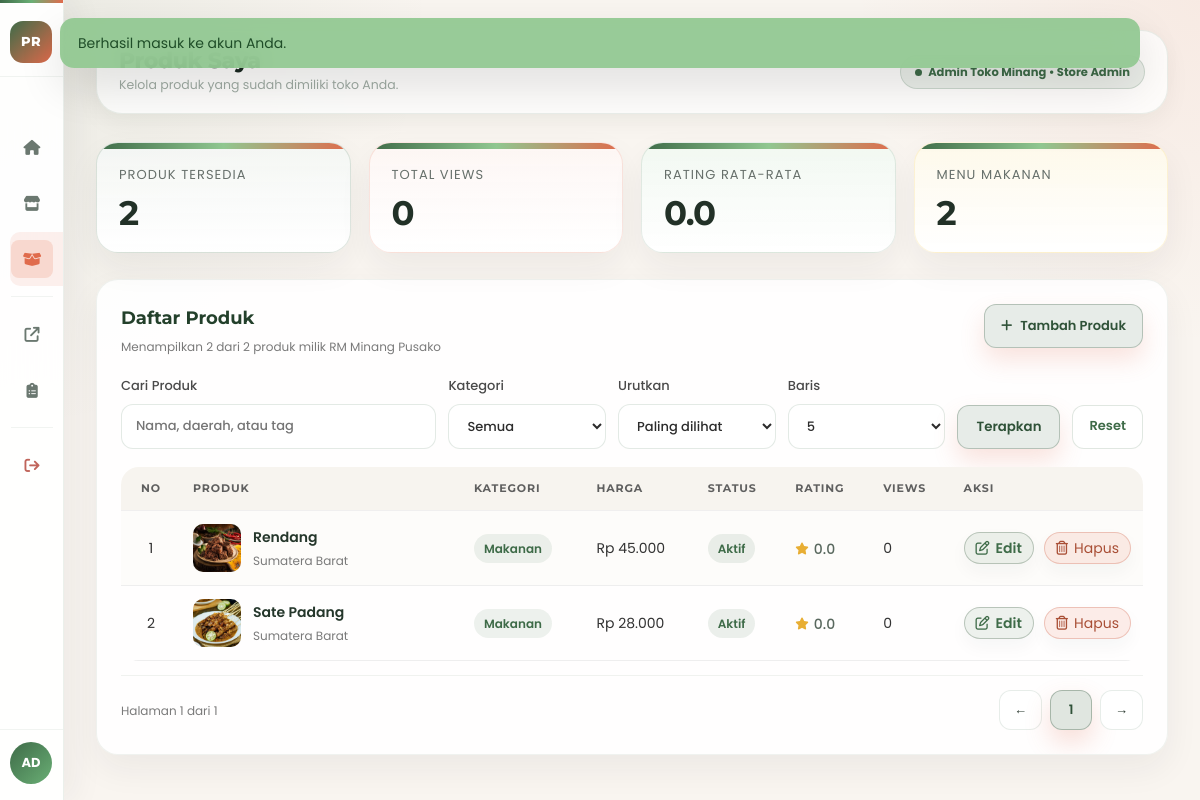
Screenshot of /store-products.php (signed in) with the database file from the repository.
### tables this page shows
CREATE TABLE IF NOT EXISTS users (
  id INT AUTO_INCREMENT PRIMARY KEY,
  name VARCHAR(120) NOT NULL,
  email VARCHAR(190) NOT NULL UNIQUE,
  password_hash VARCHAR(255) NOT NULL,
  profile_image VARCHAR(255) NULL,
  google_id VARCHAR(255) NULL,
  picture TEXT NULL,
  auth_provider ENUM('local','google') NOT NULL DEFAULT 'local',
  email_verified TINYINT(1) NOT NULL DEFAULT 0,
  email_verify_token VARCHAR(255) NULL,
  email_verify_expires DATETIME NULL,
  reset_token VARCHAR(255) NULL,
  reset_expires DATETIME NULL,
  role ENUM('user', 'store_admin', 'super_admin') NOT NULL DEFAULT 'user',
  store_id INT NULL,
  is_active TINYINT(1) NOT NULL DEFAULT 1,
  created_at DATETIME NOT NULL,
  updated_at DATETIME NOT NULL,
  CONSTRAINT fk_users_store FOREIGN KEY (store_id) REFERENCES stores(id) ON DELETE SET NULL
);

CREATE TABLE IF NOT EXISTS products (
  id INT AUTO_INCREMENT PRIMARY KEY,
  store_id INT NOT NULL,
  name VARCHAR(120) NOT NULL,
  slug VARCHAR(140) NOT NULL UNIQUE,
  type ENUM('Makanan', 'Minuman') NOT NULL,
  region VARCHAR(120) NOT NULL,
  short_description TEXT NOT NULL,
  long_description TEXT NOT NULL,
  price_display VARCHAR(40) NOT NULL,
  rating DECIMAL(2,1) NOT NULL DEFAULT 0.0,
  review_count INT NOT NULL DEFAULT 0,
  tag_label VARCHAR(60) NOT NULL,
  image_path VARCHAR(255) NOT NULL,
  base_rating_total DECIMAL(10,2) NOT NULL DEFAULT 0,
  base_review_count INT NOT NULL DEFAULT 0,
  is_featured TINYINT(1) NOT NULL DEFAULT 0,
  is_active TINYINT(1) NOT NULL DEFAULT 1,
  created_at DATETIME NOT NULL,
  updated_at DATETIME NOT NULL,
  CONSTRAINT fk_products_store FOREIGN KEY (store_id) REFERENCES stores(id) ON DELETE CASCADE
);

CREATE TABLE IF NOT EXISTS stores (
  id INT AUTO_INCREMENT PRIMARY KEY,
  name VARCHAR(120) NOT NULL,
  slug VARCHAR(140) NOT NULL UNIQUE,
  region VARCHAR(120) NOT NULL,
  address TEXT NOT NULL,
  whatsapp VARCHAR(30) NOT NULL,
  instagram VARCHAR(120) NOT NULL,
  description TEXT NOT NULL,
  operating_hours VARCHAR(500) NOT NULL DEFAULT 'Setiap hari, 08.00 - 21.00 WIB',
  cover_image VARCHAR(255) NOT NULL,
  is_open TINYINT(1) NOT NULL DEFAULT 1,
  is_active TINYINT(1) NOT NULL DEFAULT 1,
  created_at DATETIME NOT NULL,
  updated_at DATETIME NOT NULL
);

### config/database.php (called while the page is built, shortened)
<?php
function db(): PDO
{
    static $pdo = null;
    if ($pdo instanceof PDO) {
        return $pdo;
    }
    $host = '127.0.0.1';
    $port = 3306;
    $database = 'pusakarasa';
    $username = 'root';
    $password = '';
    $dsn = sprintf('mysql:host=%s;port=%d;dbname=%s;charset=utf8mb4', $host, $port, $database);
    $pdo = new PDO($dsn, $username, $password, [
        PDO::ATTR_ERRMODE => PDO::ERRMODE_EXCEPTION,
        PDO::ATTR_DEFAULT_FETCH_MODE => PDO::FETCH_ASSOC,
    ]);
    return $pdo;
}

### store-products.php (the view, shortened to what this page needs)
<?php
require_once __DIR__ . '/includes/bootstrap.php';
require_once __DIR__ . '/includes/store-sidebar.php';
require_role(ROLE_STORE_ADMIN);
$user = current_user();
$storeId = (int) ($user['store_id'] ?? 0);
$storeStmt = db()->prepare('SELECT * FROM stores WHERE id = :id LIMIT 1');
$storeStmt->execute(['id' => $storeId]);
$store = $storeStmt->fetch();
$listingQuery = $_GET;
unset($listingQuery['edit']);
$products = find_store_products($storeId);
$activeProducts = array_values(array_filter($products, static fn (array $product): bool => (int) ($product['is_active'] ?? 0) === 1));
$totalViews = array_sum(array_map(static fn (array $product): int => (int) ($product['total_views'] ?? 0), $activeProducts));
$ratedProducts = array_values(array_filter($activeProducts, static fn (array $product): bool => (float) ($product['rating'] ?? 0) > 0));
$averageRating = $ratedProducts
    ? array_sum(array_map(static fn (array $product): float => (float) $product['rating'], $ratedProducts)) / count($ratedProducts)
    : 0.0;
$foodCount = count(array_filter($activeProducts, static fn (array $product): bool => ($product['type'] ?? '') === 'Makanan'));
$productSearch = trim($_GET['product_search'] ?? '');
$productType = trim($_GET['product_type'] ?? '');
$productSort = trim($_GET['product_sort'] ?? 'views_desc');
$productPage = max(1, (int) ($_GET['product_page'] ?? 1));
$productPerPage = max(1, (int) ($_GET['product_per_page'] ?? 5));
$filteredProducts = array_values(array_filter($products, static function (array $product) use ($productSearch, $productType): bool {
    if ($productType !== '' && ($product['type'] ?? '') !== $productType) {
        return false;
    }
    if ($productSearch === '') {
        return true;
    }
    $haystack = strtolower(($product['name'] ?? '') . ' ' . ($product['region'] ?? '') . ' ' . ($product['tag_label'] ?? ''));
    return strpos($haystack, strtolower($productSearch)) !== false;
}));
usort($filteredProducts, static function (array $a, array $b) use ($productSort): int {
    return match ($productSort) {
        'name_asc' => strcmp((string) $a['name'], (string) $b['name']),
        'latest' => strcmp((string) $b['created_at'], (string) $a['created_at']),
        default => (int) $b['total_views'] <=> (int) $a['total_views'],
    };
});
$productsPage = paginate_array($filteredProducts, $productPage, $productPerPage);
render_layout('Produk Saya', function (?array $currentUser = null) use (
    $user,
    $store,
    $activeProducts,
    $totalViews,
    $averageRating,
    $foodCount,
    $productsPage,
    $editingProduct,
    $productSearch,
    $productType,
    $productSort,
    $productPerPage,
    $listingQuery,
    $listingUrl
): void {
    ?>
    <div class="shell">
      <?php render_store_sidebar($user, $store, 'products'); ?>
      <main class="main">
        <div class="topbar">
          <div>
            <div class="topbar-heading">Produk Saya</div>
            <div class="topbar-sub">Kelola produk yang sudah dimiliki toko Anda.</div>
          </div>
          <div class="pill-role"><?= e($user['name']) ?> &bull; Store Admin</div>
        </div>
        <section class="stats-grid store-product-stats" aria-label="Ringkasan produk toko">
          <article class="stat-box">
            <p>Produk Tersedia</p>
            <h3><?= e((string) count($activeProducts)) ?></h3>
          </article>
          <article class="stat-box">
            <p>Total Views</p>
            <h3><?= e(number_short($totalViews)) ?></h3>
          </article>
          <article class="stat-box">
            <p>Rating Rata-rata</p>
            <h3><?= e(number_format($averageRating, 1)) ?></h3>
          </article>
          <article class="stat-box">
            <p>Menu Makanan</p>
            <h3><?= e((string) $foodCount) ?></h3>
          </article>
        </section>
        <section class="management-layout" aria-label="Manajemen produk toko">
          <article class="table-card management-table-card store-product-table-card">
            <div class="table-card-head">
              <div>
                <h3>Daftar Produk</h3>
                <div class="table-meta">Menampilkan <?= e((string) count($productsPage['items'])) ?> dari <?= e((string) $productsPage['total']) ?> produk milik <?= e($store['name']) ?></div>
              </div>
              <a class="action-button-link" href="<?= e(base_path('store-add-product.php')) ?>">
                <i class="fa-solid fa-plus" aria-hidden="true"></i>
                Tambah Produk
              </a>
            </div>
            <form class="form-panel management-filters store-product-filters" method="get">
              <label>Cari Produk
                <input type="search" name="product_search" value="<?= e($productSearch) ?>" placeholder="Nama, daerah, atau tag" />
              </label>
              <label>Kategori
                <select name="product_type">
                  <option value="">Semua</option>
                </select>
              </label>
              <label>Urutkan
                <select name="product_sort">
                  <option value="views_desc" <?= $productSort === 'views_desc' ? 'selected' : '' ?>>Paling dilihat</option>
                </select>
              </label>
              <label>Baris
                <select name="product_per_page">
                  <?php foreach ([5, 10, 20] as $amount): ?>
                    <option value="<?= e((string) $amount) ?>" <?= $productPerPage === $amount ? 'selected' : '' ?>><?= e((string) $amount) ?></option>
                  <?php endforeach; ?>
                </select>
              </label>
              <button type="submit">Terapkan</button>
              <a class="filter-reset" href="<?= e(base_path('store-products.php')) ?>">Reset</a>
            </form>
            <div class="table-scroll">
              <table class="data-table store-product-table">
                <thead>
                  <tr>
                    <th>No</th>
                    <th>Produk</th>
                    <th>Kategori</th>
                    <th>Harga</th>
                    <th>Status</th>
                    <th>Rating</th>
                    <th>Views</th>
                    <th>Aksi</th>
                  </tr>
                </thead>
                <tbody>
                  <?php foreach ($productsPage['items'] as $index => $product): ?>
                    <tr>
                      <td><?= e((string) ($productsPage['offset'] + $index + 1)) ?></td>
                      <td>
                        <div class="store-product-cell">
                          <img src="<?= e(base_path($product['image_path'])) ?>" alt="" />
                          <div>
                            <strong><?= e($product['name']) ?></strong>
                            <span><?= e($product['region']) ?></span>
                          </div>
                        </div>
                      </td>
                      <td><span class="store-product-category"><?= e($product['type']) ?></span></td>
                      <td><?= e(rupiah($product['price_display'])) ?></td>
                      <td><span class="store-status-badge <?= (int) ($product['is_active'] ?? 1) === 1 ? 'is-open' : 'is-closed' ?>"><?= (int) ($product['is_active'] ?? 1) === 1 ? 'Aktif' : 'Nonaktif' ?></span></td>
                      <td><span class="store-product-rating"><i class="fa-solid fa-star" aria-hidden="true"></i><?= e(number_format((float) $product['rating'], 1)) ?></span></td>
                      <td><?= e(number_short((int) $product['total_views'])) ?></td>
                      <td>
                        <div class="table-actions">
                          <a class="inline-link product-edit-button" href="<?= e(base_path('store-products.php?' . http_build_query(array_merge($_GET, ['edit' => $product['id']])))) ?>">
                            <i class="fa-regular fa-pen-to-square" aria-hidden="true"></i>
                            Edit
                          </a>
                          <form method="post" onsubmit="return confirm('Hapus produk ini dari katalog toko?')">
                            <button type="submit" class="inline-link product-delete-button" aria-label="Hapus <?= e($product['name']) ?>">
                              <i class="fa-regular fa-trash-can" aria-hidden="true"></i>
                              Hapus
                            </button>
                          </form>
                        </div>
                      </td>
                    </tr>
                  <?php endforeach; ?>
                </tbody>
              </table>
            </div>
            <div class="table-pagination">
              <span class="table-meta">Halaman <?= e((string) $productsPage['page']) ?> dari <?= e((string) $productsPage['total_pages']) ?></span>
              <div class="page-nav" aria-label="Navigasi halaman produk">
                <a class="page-btn" href="<?= e(base_path('store-products.php?' . http_build_query(array_merge($listingQuery, ['product_page' => max(1, $productsPage['page'] - 1)])))) ?>" aria-label="Halaman sebelumnya">&larr;</a>
                <?php for ($page = max(1, $productsPage['page'] - 2); $page <= min($productsPage['total_pages'], $productsPage['page'] + 2); $page++): ?>
                  <a class="page-btn <?= $page === $productsPage['page'] ? 'is-active' : '' ?>" href="<?= e(base_path('store-products.php?' . http_build_query(array_merge($listingQuery, ['product_page' => $page])))) ?>"><?= e((string) $page) ?></a>
                <?php endfor; ?>
                <a class="page-btn" href="<?= e(base_path('store-products.php?' . http_build_query(array_merge($listingQuery, ['product_page' => min($productsPage['total_pages'], $productsPage['page'] + 1)])))) ?>" aria-label="Halaman berikutnya">&rarr;</a>
              </div>
            </div>
          </article>
        </section>
      </main>
    </div>
    <?php
}, ['hide_header' => true, 'hide_footer' => true, 'dashboard_css' => true, 'body_class' => 'dashboard-body']);

### includes/store-sidebar.php (shortened to what this page needs)
<?php
function render_store_sidebar(?array $user, array $store, string $activePage): void
{
    $userName = (string) ($user['name'] ?? 'Store Admin');
    $storeSlug = (string) ($store['slug'] ?? '');
    $links = [
        ['key' => 'dashboard', 'path' => 'store-dashboard.php', 'icon' => 'fa-house', 'label' => 'Dashboard'],
        ['key' => 'profile', 'path' => 'store-profile.php', 'icon' => 'fa-store', 'label' => 'Profil Toko'],
        ['key' => 'products', 'path' => 'store-products.php', 'icon' => 'fa-box-open', 'label' => 'Produk Saya'],
    ];
    ?>
    <aside class="sidebar admin-sidebar store-admin-sidebar">
      <div class="sidebar-brand">
        <span class="sidebar-brand-mark">PR</span>
      </div>
      <nav class="sidebar-nav" aria-label="Navigasi store admin">
        <?php foreach ($links as $link): ?>
          <a href="<?= e(base_path($link['path'])) ?>" class="nav-link <?= $activePage === $link['key'] ? 'active' : '' ?>" title="<?= e($link['label']) ?>">
            <span class="nav-link-icon"><i class="fa-solid <?= e($link['icon']) ?>" aria-hidden="true"></i></span>
          </a>
        <?php endforeach; ?>
        <div class="nav-divider"></div>
        <a href="<?= e(base_path('store.php?slug=' . $storeSlug)) ?>" class="nav-link" title="Halaman Toko">
          <span class="nav-link-icon"><i class="fa-solid fa-arrow-up-right-from-square" aria-hidden="true"></i></span>
        </a>
        <a href="<?= e(base_path('katalog.php')) ?>" class="nav-link" title="Katalog">
          <span class="nav-link-icon"><i class="fa-solid fa-clipboard-list" aria-hidden="true"></i></span>
        </a>
        <div class="nav-divider"></div>
        <a href="<?= e(base_path('logout.php')) ?>" class="nav-link admin-logout" title="Keluar">
          <span class="nav-link-icon"><i class="fa-solid fa-arrow-right-from-bracket" aria-hidden="true"></i></span>
        </a>
      </nav>
      <div class="sidebar-footer">
        <div class="sidebar-user">
          <div class="sidebar-avatar"><?= e(strtoupper(substr($userName, 0, 2))) ?></div>
        </div>
      </div>
    </aside>
    <?php
}

### rows the page displays
users: name "AD", name "Admin Toko Minang"
products: id "2", offset "2", image_path (picture), name "Sate Padang", region "Sumatera Barat", type "Makanan", price_display "Rp 28.000", is_active "Aktif", rating "0.0", total_views "0"
stores: name "RM Minang Pusako"
products: offset "1", image_path (picture), name "Rendang", region "Sumatera Barat", type "Makanan", price_display "Rp 45.000", is_active "Aktif", rating "0.0", total_views "0"

### other values shown
$flash['message'] "Berhasil masuk ke akun Anda."
count($activeProducts) "2"
number_short($totalViews) "0"
$averageRating "0.0"
$foodCount "2"
count($productsPage['items']) "2"
$productsPage['page'] "1"
$productsPage['total_pages'] "1"
form field product_per_page "5"
